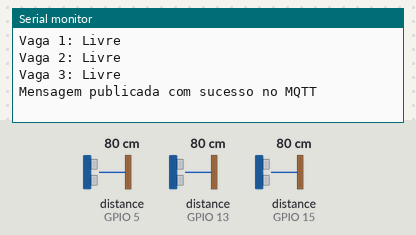
Bench run of a sketch on a simulated ESP32. Shown: the last lines printed to the serial monitor. Wiring (inferred from the names in the program): 3 × ultrasonic range finder: trigger GPIO 2, echo GPIO 15 / trigger GPIO 12, echo GPIO 13 / trigger GPIO 18, echo GPIO 5. Inputs (shaded band) come from the test bench; at power-on: distance to the obstacle (sensors on GPIO 5, GPIO 13, GPIO 15) 80 cm. The echo pulse lasts 58.3 µs per cm; WiFi joins after 1.5 s; servers stay silent unless stated; no MQTT or app messages arrive unless stated.

Above: at 2.7 s.
2.8 s: distance to the obstacle (sensor on GPIO 5) set to 2 cm
At 12.4 s:
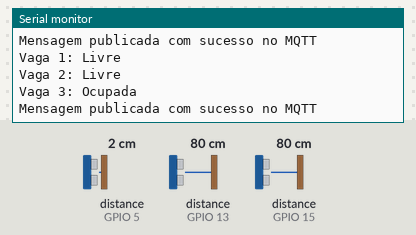
13.1 s: distance to the obstacle (sensor on GPIO 13) set to 2 cm
23.1 s: distance to the obstacle (sensor on GPIO 15) set to 2 cm
At 33.2 s:
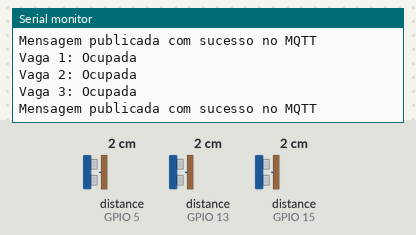
Timing chart, 0 to 34.7 s (numbered marks = the images above; inputs shaded):
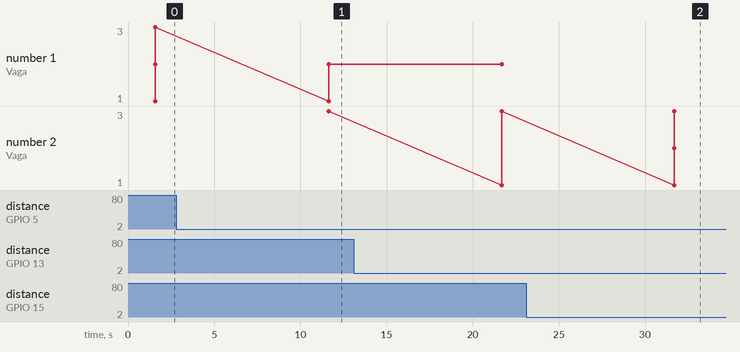

The sketch:

ProjetoVagas.ino
```cpp
#include <WiFi.h>
#include <PubSubClient.h>

// Definições de pinos do HC-SR04
#define TRIG_PIN1 12
#define ECHO_PIN1 13
#define TRIG_PIN2 2
#define ECHO_PIN2 15
#define TRIG_PIN3 18
#define ECHO_PIN3 5

// Credenciais do Wi-Fi
const char* ssid = "Trio Rats";
const char* password = "rigelrats";

// Configuração do broker MQTT
const char* mqtt_server = "broker.hivemq.com";
const int mqtt_port = 1883;
const char* mqtt_topic = "estacionamento/vagas";

// Variáveis para o MQTT
WiFiClient espClient;
PubSubClient client(espClient);

long duration1, duration2, duration3;
float distance1, distance2, distance3;

void setup_wifi() {
  delay(10);
  Serial.println();
  Serial.print("Conectando-se a ");
  Serial.println(ssid);

  WiFi.begin(ssid, password);

  while (WiFi.status() != WL_CONNECTED) {
    delay(500);
    Serial.print(".");
  }

  Serial.println("");
  Serial.println("WiFi conectado");
  Serial.println("Endereço IP: ");
  Serial.println(WiFi.localIP());
}

void reconnect() {
  while (!client.connected()) {
    Serial.print("Tentando conectar ao MQTT...");
    if (client.connect("ESP32Client")) {
      Serial.println("Conectado ao broker MQTT");
    } else {
      Serial.print("Falha ao conectar, rc=");
      Serial.print(client.state());
      Serial.println(" tentando novamente em 5 segundos");
      delay(2000);
    }
  }
}

void setup() {
  Serial.begin(9600);

  // Configurar os pinos dos sensores
  pinMode(TRIG_PIN1, OUTPUT);
  pinMode(ECHO_PIN1, INPUT);
  pinMode(TRIG_PIN2, OUTPUT);
  pinMode(ECHO_PIN2, INPUT);
  pinMode(TRIG_PIN3, OUTPUT);
  pinMode(ECHO_PIN3, INPUT);

  // Conectar ao Wi-Fi
  setup_wifi();

  // Configurar o cliente MQTT
  client.setServer(mqtt_server, mqtt_port);
}

String verificar_vaga(int trigPin, int echoPin, const char* vaga) {
  // Medição do sensor ultrassônico
  digitalWrite(trigPin, LOW);
  delayMicroseconds(2);
  digitalWrite(trigPin, HIGH);
  delayMicroseconds(10);
  digitalWrite(trigPin, LOW);

  long duration = pulseIn(echoPin, HIGH);
  float distance = duration * 0.034 / 2; // Distância em cm

  // Verifica se a vaga está ocupada ou livre
  if (distance < 10) {
    return String(vaga) + ": Ocupada";
  } else {
    return String(vaga) + ": Livre";
  }
}

void loop() {
  if (WiFi.status() != WL_CONNECTED) {
    Serial.println("WiFi desconectado, tentando reconectar...");
    setup_wifi();
  }

  if (!client.connected()) {
    reconnect();
  } else {
    client.loop();
  }

  // Verificar o estado de cada vaga
  String statusVaga1 = verificar_vaga(TRIG_PIN1, ECHO_PIN1, "Vaga 1");
  String statusVaga2 = verificar_vaga(TRIG_PIN2, ECHO_PIN2, "Vaga 2");
  String statusVaga3 = verificar_vaga(TRIG_PIN3, ECHO_PIN3, "Vaga 3");

  // Concatenar a mensagem final
  String mensagemFinal = statusVaga1 + "\n" + statusVaga2 + "\n" + statusVaga3;

  // Exibe a mensagem no monitor serial
  Serial.println(mensagemFinal);

  // Publicar a mensagem final no tópico MQTT
  bool sucesso = client.publish(mqtt_topic, mensagemFinal.c_str());
  if (sucesso) {
    Serial.println("Mensagem publicada com sucesso no MQTT");
  } else {
    Serial.println("Falha ao publicar mensagem no MQTT");
  }

  delay(10000); // Espera de 10 segundos antes da próxima leitura
}
```

Measured:
- after the input at 2.8 s, the serial monitor: prints a new line after 8.9 s (image 1)
- after the input at 23.1 s, the serial monitor: prints a new line after 8.6 s (image 2)
